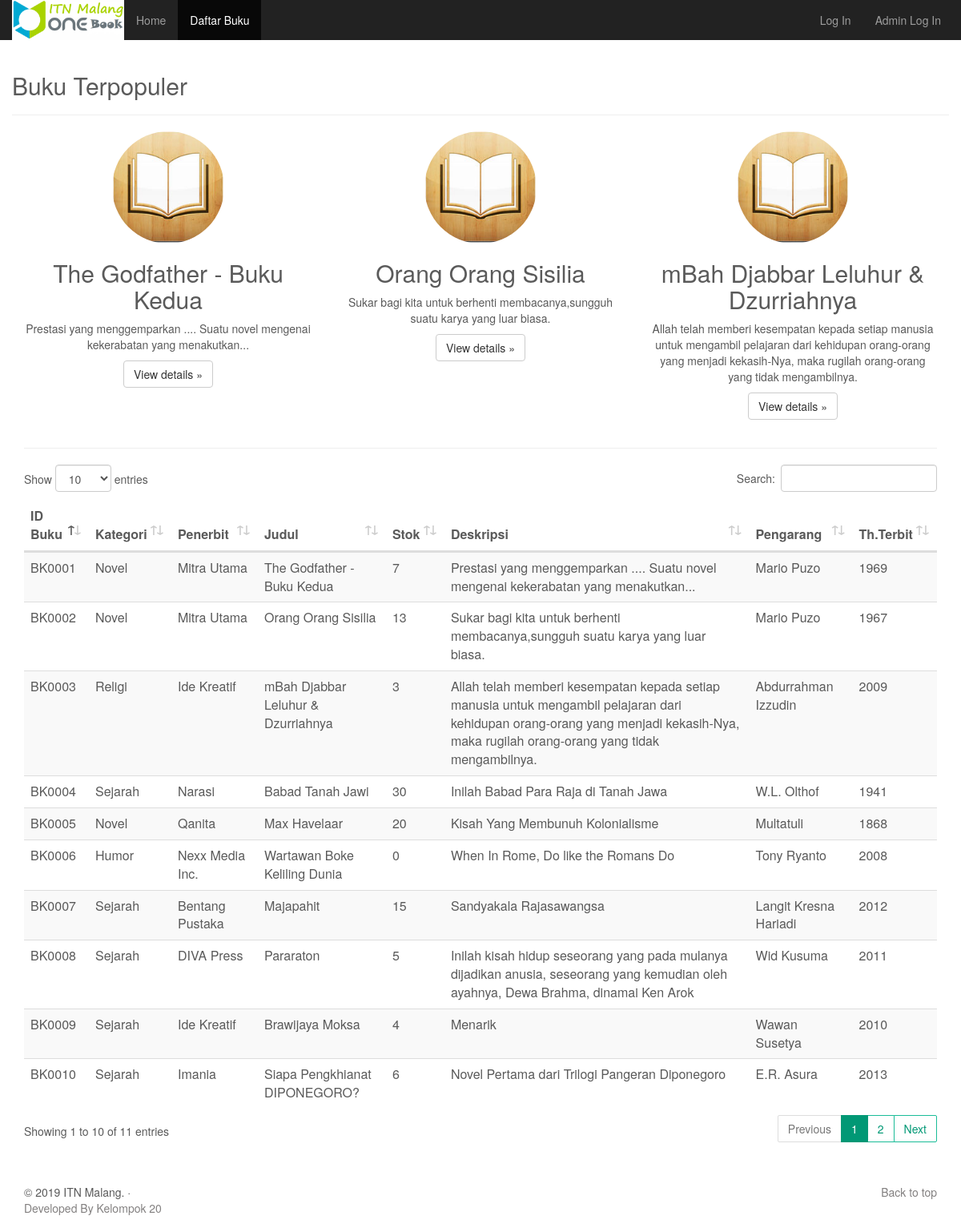
The page /index.php/web/daftar_buku on the database its author committed.
### tables this page shows
CREATE TABLE IF NOT EXISTS `buku` (
  `kode_buku` varchar(7) NOT NULL,
  `kode_kategori` varchar(7) NOT NULL,
  `kode_penerbit` varchar(7) NOT NULL,
  `judul_buku` varchar(50) NOT NULL,
  `jumlah_buku` int(11) NOT NULL,
  `diskripsi` text NOT NULL,
  `pengarang` varchar(30) NOT NULL,
  `tahun_terbit` int(4) NOT NULL
);

CREATE TABLE IF NOT EXISTS `kategori` (
  `kode_kategori` varchar(7) NOT NULL,
  `nama_kategori` varchar(25) NOT NULL
);

CREATE TABLE IF NOT EXISTS `penerbit` (
  `kode_penerbit` varchar(7) NOT NULL,
  `nama_penerbit` varchar(25) NOT NULL,
  `alamat` varchar(50) NOT NULL,
  `telp` varchar(13) NOT NULL
);

### application/controllers/web.php (called while the page is built, shortened)
<?php
class web extends CI_Controller {
	public function __construct(){
		$this->load->model('m_buku');
		$this->load->model('m_kategori');
		$this->load->model('m_peminjamanonline');
		$this->load->model('m_peminjam');
		$this->load->model('m_kartu');
	}
	public function daftar_buku()
	{
		$data['sql1'] = $this->m_buku->getbuku(3,0);
		$data['sql2'] = $this->m_buku->getallbuku();
		$this->load->view('web/daftar_buku',$data);
	}
}

### index.php (called while the page is built, shortened)
<?php
require_once BASEPATH.'core/CodeIgniter.php';

### application/models/m_buku.php (called while the page is built, shortened)
<?php
class m_buku extends CI_Model {
	public function getbuku($limit,$start)
	{
		return $this->db->get('buku',$limit, $start);
	}
	public function getallbuku(){
		return $this->db->get('buku');
	}
}

### application/views/web/daftar_buku.php (the view, shortened to what this page needs)
<?php
  $disstart = "<!--";
?>
<html>
<head>
  <link href="<?php echo base_url(); ?>assets/bootstrap/css/bootstrap.css" rel="stylesheet">
  <link href="<?php echo base_url(); ?>assets/bootstrap/css/web.css" rel="stylesheet">
  <link href="<?php echo base_url(); ?>assets/bootstrap/css/custom.css" rel="stylesheet">
  <link href="<?php echo base_url(); ?>assets/bootstrap/css/carousel.css" rel="stylesheet">
  <link href="<?php echo base_url() ?>assets/css/dataTables.bootstrap4.css" rel="stylesheet">
</head>
<body>
<div class="navbar-wrapper" style="margin-top:0;">
<nav class="navbar navbar-inverse navbar-static-top" style="border-radius:0; margin-bottom:0; padding-top:0;">
          <div class="container" style="margin-right: 10px; overflow-x: hidden;">
            <div class="navbar-header">
              <img src="<?=base_url()?>assets/img/brand-2.png" alt="" width="140">
            </div>
            <div id="navbar" class="navbar-collapse collapse" style="border: none;">
              <ul class="nav navbar-nav">
                <li><a href="<?= base_url()?>web">Home</a></li>
                <li  class="active"><a href="<?= base_url()?>web/daftar_buku">Daftar Buku</a></li>
              </ul>
              <ul class="nav navbar-nav navbar-right">
                <?php if(!empty($disstart)){ ?>
                <li><a href="<?= base_url()?>web/login">Log In</a></li>
                <li><a href="<?= base_url()?>app/login_admin">Admin Log In</a></li>
                <?php } ?>
              </ul>
            </div>
          </div>
        </nav>
</div>
    <div class="container marketing" style="margin-top: 20px;">
      <div class="row">
        <h2>Buku Terpopuler</h2>
        <hr>
      </div>
      <div class="row">
      <?php foreach ($sql1->result() as $obj1) { ?>
        <div class="col-lg-4">
          <img class="img-circle" src="<?=base_url()?>assets/img/ico-title.png" alt="" width="140" height="140">
          <h2><?=$obj1->judul_buku?></h2>
          <p><?=$obj1->diskripsi?></p>
          <p><a class="btn btn-default" href="#" role="button">View details &raquo;</a></p>
        </div>
      <?php } ?>
      </div>
      <hr class="featurette-divider">
    <div class="table-responsive">
  	<table class="table table-striped table-hover" id="tabel">
  		<thead>
          <tr>
            <th>ID Buku</th>
            <th>Kategori</th>
            <th>Penerbit</th>
            <th>Judul</th>
            <th>Stok</th>
            <th>Deskripsi</th>
            <th>Pengarang</th>
            <th>Th.Terbit</th>
        </tr>
        </thead>
        <tbody>
            <?php
            $kon = mysqli_connect("localhost","root","","library");
            foreach ($sql2->result() as $obj1) { ?>
            <tr>
                <td><?php echo $obj1->kode_buku; ?> </td>
                <td>
                <?php
                    $ktg = $obj1->kode_kategori;
                    $qry = mysqli_query($kon,"select * from kategori where kode_kategori='$ktg'");
                    while($hs = mysqli_fetch_array($qry)){
                    echo $hs['nama_kategori'];
                    }
                ?>
                </td>
                <td>
                <?php
                    $pnb = $obj1->kode_penerbit;
                    $qry2 = mysqli_query($kon,"select * from penerbit where kode_penerbit='$pnb'");
                    while($hs2 = mysqli_fetch_array($qry2)){
                    echo $hs2['nama_penerbit'];
                    }
                ?>
                </td>
                <td><?php echo $obj1->judul_buku; ?> </td>
                <td><?php echo $obj1->jumlah_buku; ?> </td>
                <td><?php echo $obj1->diskripsi; ?> </td>
                <td><?php echo $obj1->pengarang; ?> </td>
                <td><?php echo $obj1->tahun_terbit; ?> </td>
            </tr>
            <?php } ?>
  		</tbody>
  	</table>
  </div>
      <footer>
        <p class="pull-right"><a href="#">Back to top</a></p>
        <p>&copy; 2019 ITN Malang. &middot; <a href="#">Developed By Kelompok 20</a></p>
      </footer>
    </div>
</body>
</html>

### rows shown on the page
buku: judul_buku "The Godfather - Buku Kedua", diskripsi "Prestasi yang menggemparkan .... Suatu novel mengenai kekerabatan yang menakutkan...", kode_buku "BK0001", jumlah_buku "7", pengarang "Mario Puzo", tahun_terbit "1969"
buku: judul_buku "Orang Orang Sisilia", diskripsi "Sukar bagi kita untuk berhenti membacanya,sungguh suatu karya yang luar biasa.", kode_buku "BK0002", jumlah_buku "13", pengarang "Mario Puzo", tahun_terbit "1967"
buku: judul_buku "mBah Djabbar Leluhur & Dzurriahnya", diskripsi "Allah telah memberi kesempatan kepada setiap manusia untuk mengambil pelajaran dari kehidupan orang-orang yang menjadi kekasih-Nya, maka rugilah orang-orang yang tidak mengambilnya.", kode_buku "BK0003", jumlah_buku "3", pengarang "Abdurrahman Izzudin", tahun_terbit "2009"
kategori: nama_kategori "Novel"
penerbit: nama_penerbit "Mitra Utama"
kategori: nama_kategori "Religi"
penerbit: nama_penerbit "Ide Kreatif"
buku: kode_buku "BK0004", judul_buku "Babad Tanah Jawi", jumlah_buku "30", diskripsi "Inilah Babad Para Raja di Tanah Jawa", pengarang "W.L. Olthof", tahun_terbit "1941"
kategori: nama_kategori "Sejarah"
penerbit: nama_penerbit "Narasi"
buku: kode_buku "BK0005", judul_buku "Max Havelaar", jumlah_buku "20", diskripsi "Kisah Yang Membunuh Kolonialisme", pengarang "Multatuli", tahun_terbit "1868"
penerbit: nama_penerbit "Qanita"
buku: kode_buku "BK0006", judul_buku "Wartawan Boke Keliling Dunia", jumlah_buku "0", diskripsi "When In Rome, Do like the Romans Do", pengarang "Tony Ryanto", tahun_terbit "2008"
kategori: nama_kategori "Humor"
penerbit: nama_penerbit "Nexx Media Inc."
buku: kode_buku "BK0007", judul_buku "Majapahit", jumlah_buku "15", diskripsi "Sandyakala Rajasawangsa", pengarang "Langit Kresna Hariadi", tahun_terbit "2012"
penerbit: nama_penerbit "Bentang Pustaka"
buku: kode_buku "BK0008", judul_buku "Pararaton", jumlah_buku "5", diskripsi "Inilah kisah hidup seseorang yang pada mulanya dijadikan anusia, seseorang yang kemudian oleh ayahnya, Dewa Brahma, dinamai Ken Arok", pengarang "Wid Kusuma", tahun_terbit "2011"
penerbit: nama_penerbit "DIVA Press"
buku: kode_buku "BK0009", judul_buku "Brawijaya Moksa", jumlah_buku "4", diskripsi "Menarik", pengarang "Wawan Susetya", tahun_terbit "2010"
buku: kode_buku "BK0010", judul_buku "Siapa Pengkhianat DIPONEGORO?", jumlah_buku "6", diskripsi "Novel Pertama dari Trilogi Pangeran Diponegoro", pengarang "E.R. Asura", tahun_terbit "2013"
penerbit: nama_penerbit "Imania"
